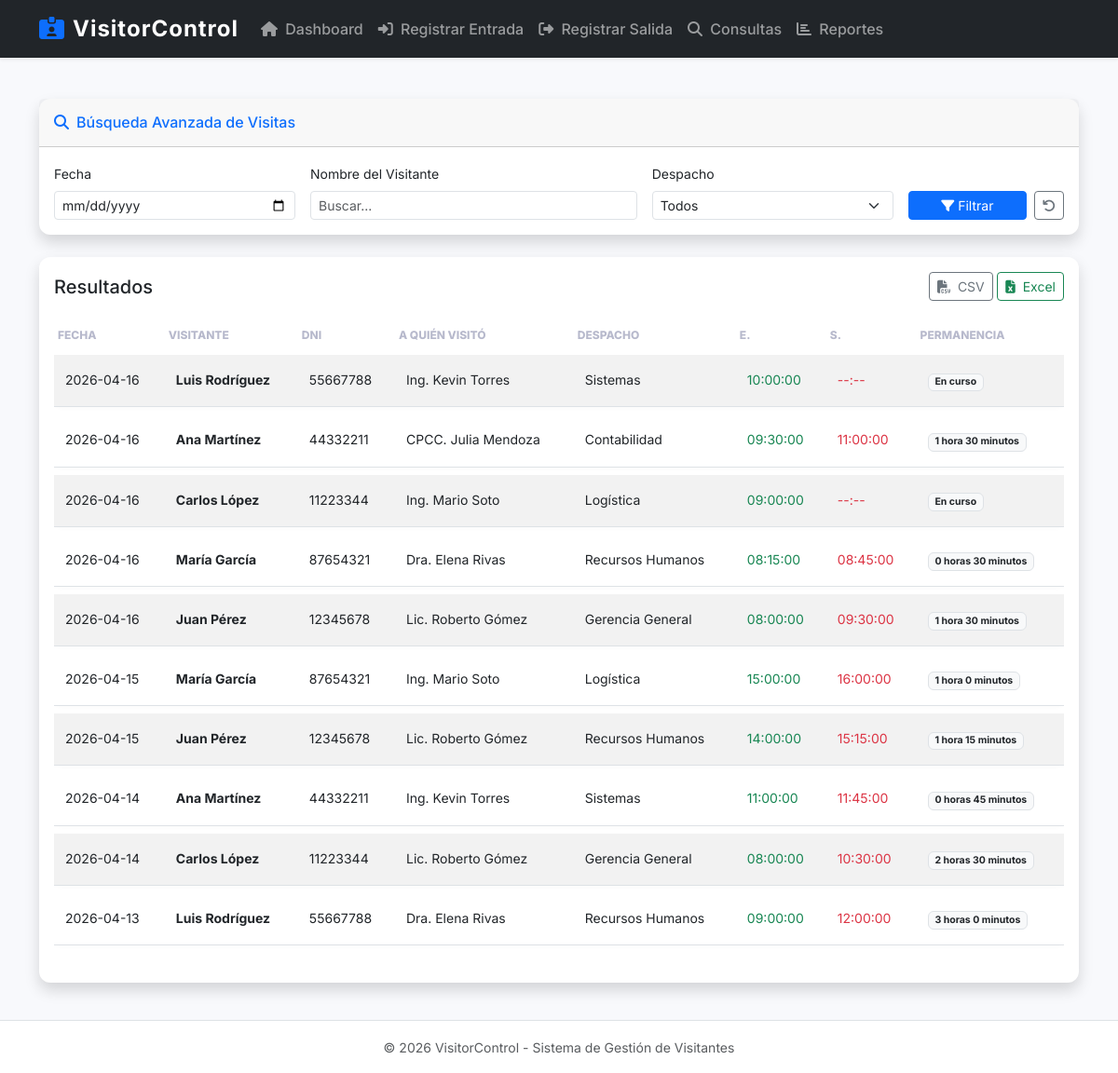
Screenshot of /modulos/consultas.php with the database file from the repository.
### tables this page shows
CREATE TABLE IF NOT EXISTS visita (
    id_visita INT AUTO_INCREMENT PRIMARY KEY,
    id_persona INT NOT NULL,
    id_despacho INT NOT NULL,
    persona_visitada VARCHAR(100) NOT NULL,
    fecha DATE NOT NULL,
    hora_entrada TIME NOT NULL,
    hora_salida TIME DEFAULT NULL,
    tiempo_permanencia VARCHAR(50) DEFAULT NULL,
    FOREIGN KEY (id_persona) REFERENCES persona(id_persona),
    FOREIGN KEY (id_despacho) REFERENCES despacho(id_despacho)
);

CREATE TABLE IF NOT EXISTS persona (
    id_persona INT AUTO_INCREMENT PRIMARY KEY,
    nombre VARCHAR(100) NOT NULL,
    dni VARCHAR(20) NOT NULL UNIQUE
);

CREATE TABLE IF NOT EXISTS despacho (
    id_despacho INT AUTO_INCREMENT PRIMARY KEY,
    nombre VARCHAR(100) NOT NULL
);

### modulos/consultas.php (the view, shortened to what this page needs)
<?php
require_once "../config/conexion.php";
include_once "../includes/header.php";
include_once "../includes/navbar.php";
$where = "WHERE 1=1";
$f_fecha = $_GET['f_fecha'] ?? '';
$f_nombre = $_GET['f_nombre'] ?? '';
$sql = "SELECT v.*, p.nombre as visitante, p.dni, d.nombre as despacho
        FROM visita v
        JOIN persona p ON v.id_persona = p.id_persona
        JOIN despacho d ON v.id_despacho = d.id_despacho
        $where
        ORDER BY v.fecha DESC, v.hora_entrada DESC";
$res = mysqli_query($conexion, $sql);
?>
<div class="container container-main fade-in">
    <div class="row">
        <div class="col-12">
            <div class="card shadow mb-4">
                <div class="card-header py-3">
                    <h6 class="m-0 font-weight-bold text-primary"><i class="fas fa-search me-2"></i>Búsqueda Avanzada de Visitas</h6>
                </div>
                <div class="card-body">
                    <form method="GET" class="row g-3">
                        <div class="col-md-3">
                            <label class="form-label small">Fecha</label>
                            <input type="date" name="f_fecha" class="form-control form-control-sm" value="<?php echo $f_fecha; ?>">
                        </div>
                        <div class="col-md-4">
                            <label class="form-label small">Nombre del Visitante</label>
                            <input type="text" name="f_nombre" class="form-control form-control-sm" placeholder="Buscar..." value="<?php echo $f_nombre; ?>">
                        </div>
                        <div class="col-md-3">
                            <label class="form-label small">Despacho</label>
                            <select name="f_despacho" class="form-select form-select-sm">
                                <option value="">Todos</option>
                            </select>
                        </div>
                        <div class="col-md-2 d-flex align-items-end">
                            <button type="submit" class="btn btn-primary btn-sm w-100 me-2"><i class="fas fa-filter"></i> Filtrar</button>
                            <a href="consultas.php" class="btn btn-outline-secondary btn-sm"><i class="fas fa-undo"></i></a>
                        </div>
                    </form>
                </div>
            </div>
            <div class="card shadow">
                <div class="card-body">
                    <div class="d-flex justify-content-between align-items-center mb-3">
                        <h5 class="mb-0">Resultados</h5>
                        <div>
                            <a href="exportar.php?tipo=csv&<?php echo $_SERVER['QUERY_STRING']; ?>" class="btn btn-sm btn-outline-secondary">
                                <i class="fas fa-file-csv me-1"></i> CSV
                            </a>
                            <a href="exportar.php?tipo=excel&<?php echo $_SERVER['QUERY_STRING']; ?>" class="btn btn-sm btn-outline-success">
                                <i class="fas fa-file-excel me-1"></i> Excel
                            </a>
                        </div>
                    </div>
                    <div class="table-responsive">
                        <table class="table table-sm table-striped table-hover small">
                            <thead class="bg-light">
                                <tr>
                                    <th>Fecha</th>
                                    <th>Visitante</th>
                                    <th>DNI</th>
                                    <th>A quién visitó</th>
                                    <th>Despacho</th>
                                    <th>E.</th>
                                    <th>S.</th>
                                    <th>Permanencia</th>
                                </tr>
                            </thead>
                            <tbody>
                                <?php if (mysqli_num_rows($res) > 0): ?>
                                    <?php while($row = mysqli_fetch_assoc($res)): ?>
                                        <tr>
                                            <td><?php echo $row['fecha']; ?></td>
                                            <td class="fw-bold"><?php echo $row['visitante']; ?></td>
                                            <td><?php echo $row['dni']; ?></td>
                                            <td><?php echo $row['persona_visitada']; ?></td>
                                            <td><?php echo $row['despacho']; ?></td>
                                            <td><span class="text-success"><?php echo $row['hora_entrada']; ?></span></td>
                                            <td><span class="text-danger"><?php echo $row['hora_salida'] ?? '--:--'; ?></span></td>
                                            <td><span class="badge bg-light text-dark border"><?php echo $row['tiempo_permanencia'] ?? 'En curso'; ?></span></td>
                                        </tr>
                                    <?php endwhile; ?>
                                <?php else: ?>
                                    <tr><td colspan="8" class="text-center text-muted py-3">No se encontraron resultados</td></tr>
                                <?php endif; ?>
                            </tbody>
                        </table>
                    </div>
                </div>
            </div>
        </div>
    </div>
</div>
<?php include_once "../includes/footer.php"; ?>

### assets/css/style.css (style rules this page uses)
:root { --primary: #4e73df; --success: #1cc88a; --info: #36b9cc; --warning: #f6c23e; --danger: #e74a3b; --secondary: #858796; --dark: #5a5c69; }
body { font-family: 'Inter', sans-serif; background-color: #f8f9fc; color: #5a5c69; display: flex; flex-direction: column; min-height: 100vh; }
.container-main { flex: 1; padding-top: 20px; padding-bottom: 40px; }
.card { border: none; border-radius: 0.75rem; transition: transform 0.2s ease, box-shadow 0.2s ease; }
.fade-in { animation: fadeIn 0.5s ease-in; }
.table { border-collapse: separate; border-spacing: 0 8px; }
.table thead th { border-bottom: none; text-transform: uppercase; font-size: 0.75rem; color: #b7b9cc; font-weight: 800; }
.table tbody tr { background-color: #fff; box-shadow: 0 2px 4px rgba(0,0,0,0.02); border-radius: 8px; }
.table tbody td { border-top: none; padding: 1rem 0.75rem; }

### rows the page displays
visita: fecha "2026-04-16", id_persona.nombre "Luis Rodríguez", id_persona.dni "55667788", persona_visitada "Ing. Kevin Torres", id_despacho.nombre "Sistemas", hora_entrada "10:00:00", hora_salida "--:--", tiempo_permanencia "En curso"
visita: fecha "2026-04-16", id_persona.nombre "Ana Martínez", id_persona.dni "44332211", persona_visitada "CPCC. Julia Mendoza", id_despacho.nombre "Contabilidad", hora_entrada "09:30:00", hora_salida "11:00:00", tiempo_permanencia "1 hora 30 minutos"
visita: fecha "2026-04-16", id_persona.nombre "Carlos López", id_persona.dni "11223344", persona_visitada "Ing. Mario Soto", id_despacho.nombre "Logística", hora_entrada "09:00:00", hora_salida "--:--", tiempo_permanencia "En curso"
visita: fecha "2026-04-16", id_persona.nombre "María García", id_persona.dni "87654321", persona_visitada "Dra. Elena Rivas", id_despacho.nombre "Recursos Humanos", hora_entrada "08:15:00", hora_salida "08:45:00", tiempo_permanencia "0 horas 30 minutos"
visita: fecha "2026-04-16", id_persona.nombre "Juan Pérez", id_persona.dni "12345678", persona_visitada "Lic. Roberto Gómez", id_despacho.nombre "Gerencia General", hora_entrada "08:00:00", hora_salida "09:30:00", tiempo_permanencia "1 hora 30 minutos"
visita: fecha "2026-04-15", id_persona.nombre "María García", id_persona.dni "87654321", persona_visitada "Ing. Mario Soto", id_despacho.nombre "Logística", hora_entrada "15:00:00", hora_salida "16:00:00", tiempo_permanencia "1 hora 0 minutos"
visita: fecha "2026-04-15", id_persona.nombre "Juan Pérez", id_persona.dni "12345678", persona_visitada "Lic. Roberto Gómez", id_despacho.nombre "Recursos Humanos", hora_entrada "14:00:00", hora_salida "15:15:00", tiempo_permanencia "1 hora 15 minutos"
visita: fecha "2026-04-14", id_persona.nombre "Ana Martínez", id_persona.dni "44332211", persona_visitada "Ing. Kevin Torres", id_despacho.nombre "Sistemas", hora_entrada "11:00:00", hora_salida "11:45:00", tiempo_permanencia "0 horas 45 minutos"
visita: fecha "2026-04-14", id_persona.nombre "Carlos López", id_persona.dni "11223344", persona_visitada "Lic. Roberto Gómez", id_despacho.nombre "Gerencia General", hora_entrada "08:00:00", hora_salida "10:30:00", tiempo_permanencia "2 horas 30 minutos"
visita: fecha "2026-04-13", id_persona.nombre "Luis Rodríguez", id_persona.dni "55667788", persona_visitada "Dra. Elena Rivas", id_despacho.nombre "Recursos Humanos", hora_entrada "09:00:00", hora_salida "12:00:00", tiempo_permanencia "3 horas 0 minutos"
